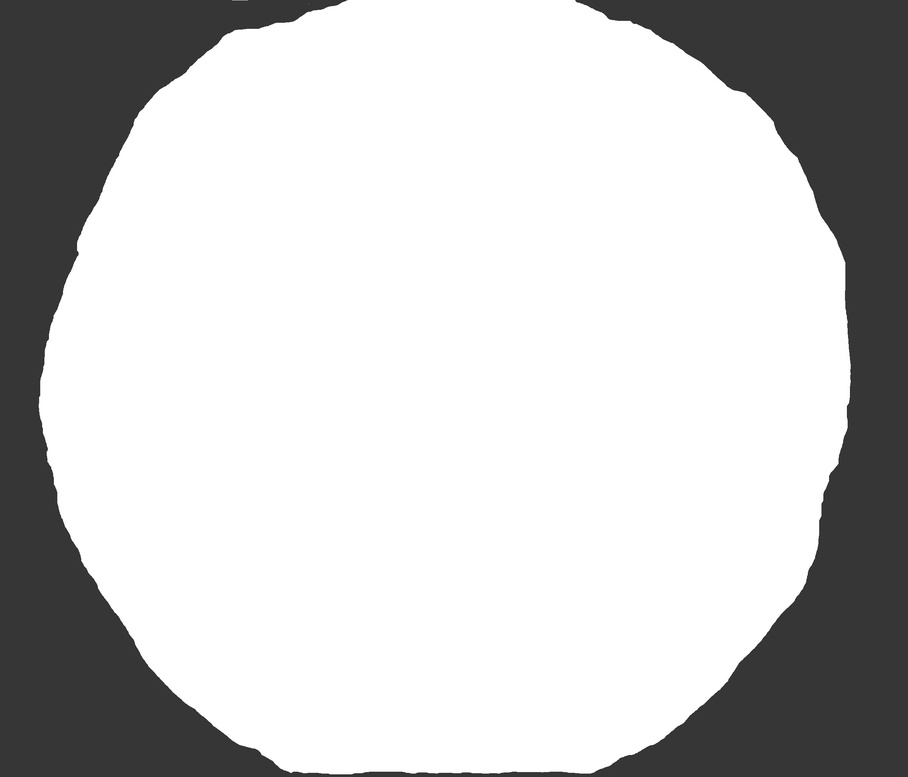
%> input picture non_perfusion/SymphonyWeb32650_12_roi.jpeg, 908 x 777 px, shrunk from 2392 x 2048 before the run
$ octave --eval "result = image_feature(imread('SymphonyWeb32650_12_roi.jpeg'));"   (GNU Octave 9; MATLAB toolbox functions it lacks are replaced by stand-ins)
%> lines starting %> are read from the running program, lines starting %| are printed output that depends on the picture
### non_perfusion/gaussian_filter.m
function [iout] = gaussian_filter(img)
    h = fspecial('gaussian', [3 3], .5);
    iout = imfilter(img, h, 'symmetric');
end

### non_perfusion/auxfunc/zero_m_unit_std.m
function [img] = zero_m_unit_std(img)
%ZERO_M_ONE_STD Summary of this function goes here
%   This function normalizes data to zero mean and unit standard deviation
%   while excluding NaN entries

img = img - mean( img(~isnan(img)) );
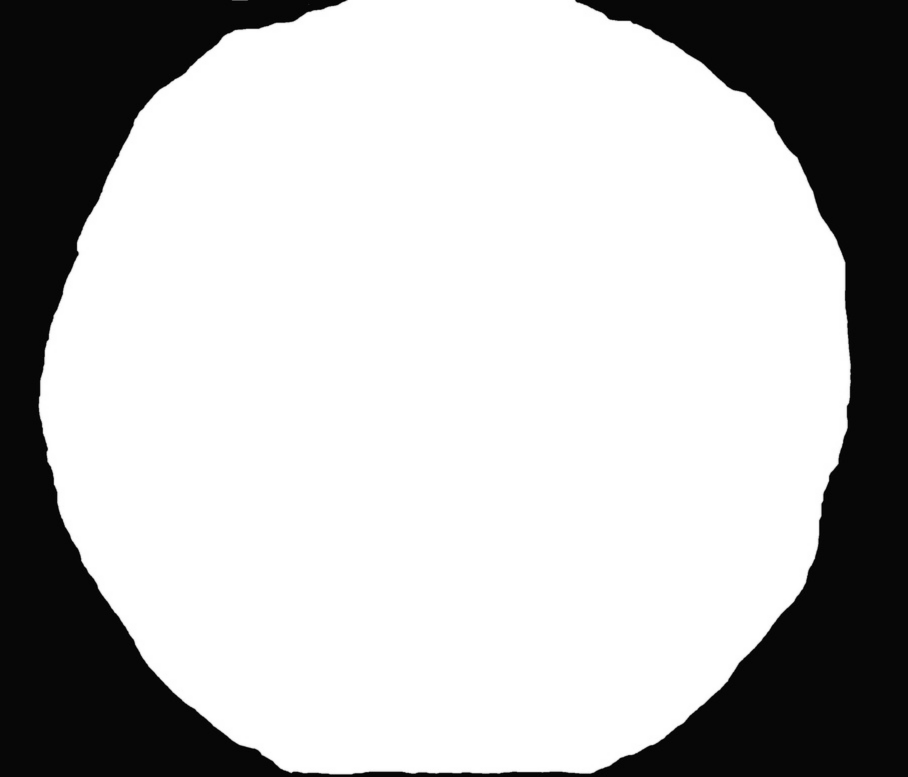
%> img: size 777x908 double; min -0.595, max 0.216, mean 4.37e-12; drawn with min black and max white
img = img / std( img(~isnan(img)) );

end

### non_perfusion/gabor/get_fv_gabor.m
function [imgout] = get_fv_gabor(imgin)
    %Run the gabor stuff
    [sizey, sizex] = size(imgin);
%> sizey = 777; sizex = 908
    bigimg = padarray(imgin, [50 50], 'symmetric');
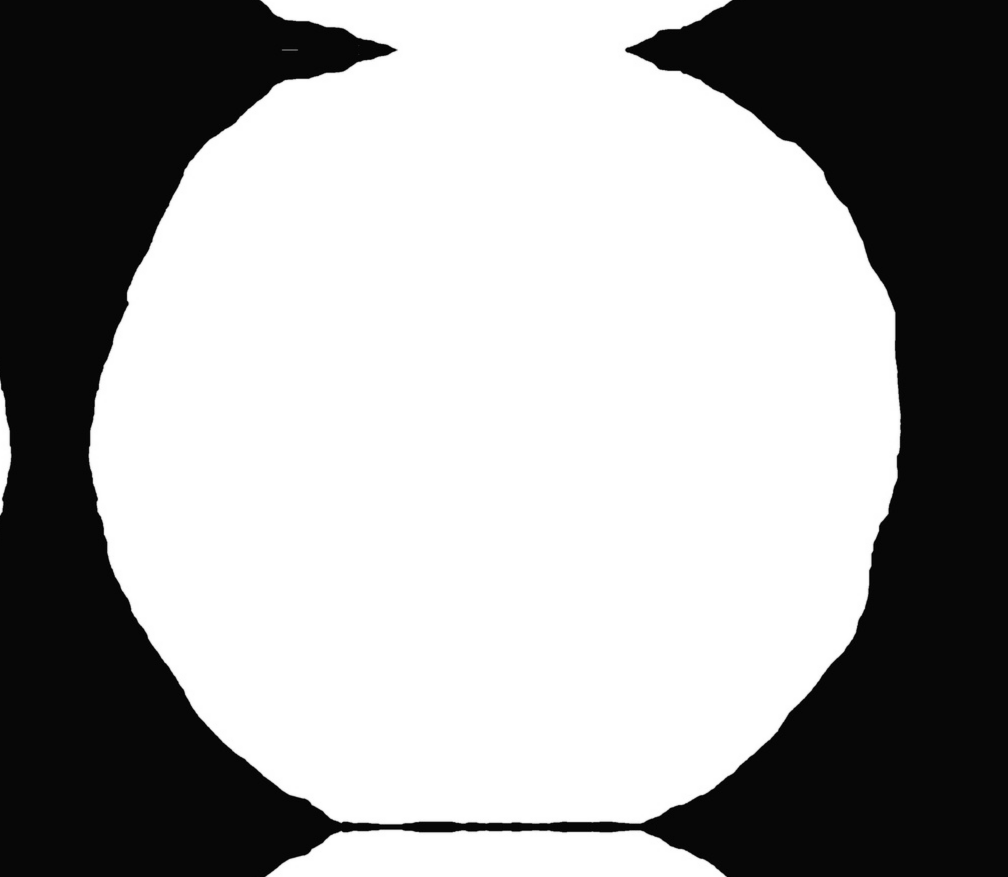
%> bigimg: size 877x1008 double; min -1.7, max 0.616, mean -0.237; drawn with min black and max white
    fimg = fft2(bigimg);
    k0x = 0;
    k0y = 2;
    epsilon = 1;
    step = 10;
    gabor_image_temp = [];
    for a = [1 2 3 4 5]
%> the run ends on the next line
        trans = summorlet(fimg, a, epsilon, [k0x k0y], step);
        trans = trans(51:(50+sizey), (51:50+sizex));
        gabor_image_temp = cat(3, gabor_image_temp, trans);
    end

    imgout = gabor_image_temp;
end

### non_perfusion/image_feature.m
function [image_vector_final] = image_feature(img)
    addpath('gabor');

    img = im2double(img);
    img = gaussian_filter(img);
    img = zero_m_unit_std(img);

    image_vector_final = double(zeros(size(img,1), size(img,2), 6));

    image_vector_final(:,:,1:5) = get_fv_gabor(img);
    image_vector_final(:,:,6) = imfilter(img, ones(3) / 9);
end
